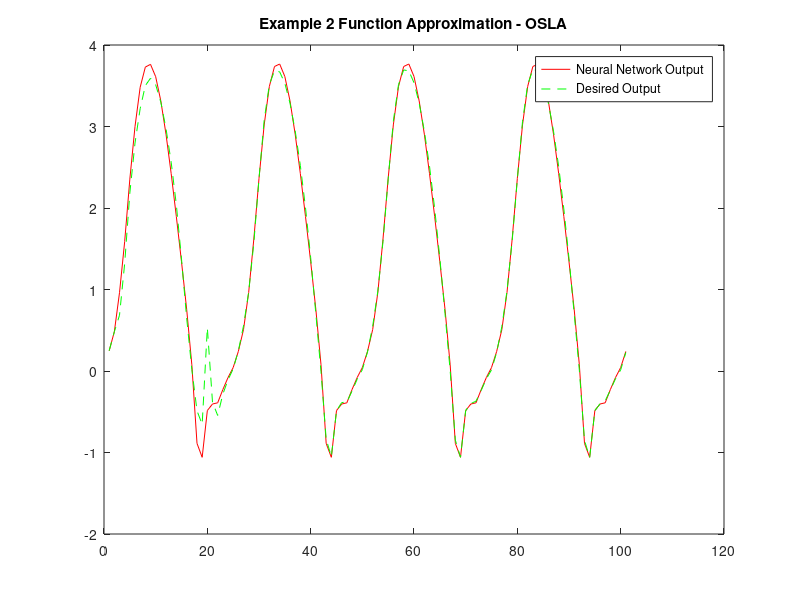

This figure's MATLAB source:
clc;
close all;
clear all;

a = 1; 
b = 1;
m0 = 2;
m1 = 18;
m2 = 1;
w1 = rand(m1,m0+1);
w2 = zeros(m2,m1+1);
lambda = 0.001;
P = (1/lambda)*eye(m1+1);
n = 0:1:100;
yp = [0 0];
yphat = [0 0];

for k = 1:length(n)
    
    u = sin(2*pi*k/25);
    
    p = [1;yp(end);yp(end-1)];
    %FORWARD PASS
    v1 = w1*p;
    phi_v1 = a*tanh(b*v1);
    y1 = [1 ; phi_v1];
    v2 = w2*y1;
    y2=v2;
    yphat1 = y2 + u;
    yphat=[yphat yphat1];
    
    yp1 = yp(end)*yp(end-1)*(yp(end) + 2.5)/(1 + (yp(end))^2 + (yp(end-1))^2) + u;
    yp=[yp yp1];
    
    %ERROR CALCULATION
    e = yp1 - yphat1;
    
    %BACKWARD PASS
    P1 = P - (P*y1*y1'*P)/(1 + y1'*P*y1);
    P=P1;
    w2 = w2 + e*y1'*P1;
    
end

% ----------------------------------------------------------------------- %
%                           Plotting Graphs                               %
% ----------------------------------------------------------------------- %

% K = 0:length(n)+1;
% figure;
% plot(K,yphat,'--r',K,yp,'-g')
plot(1:length(n),yp(3:end),'r-',1:length(n),yphat(3:end),'g--');
legend('Neural Network Output', 'Desired Output');
title('Example 2 Function Approximation - OSLA');
% axis([0 100 -4 4]);



%VAF Calculation
g=var(yp(3:end)-yphat(3:end));
h=var(yp(3:end));
perf=(1-(g/h))*100;
disp(perf)
mse = sum((yp(3:end)-yphat(3:end)).^2)/(length(yp(3:end)));
disp(mse);